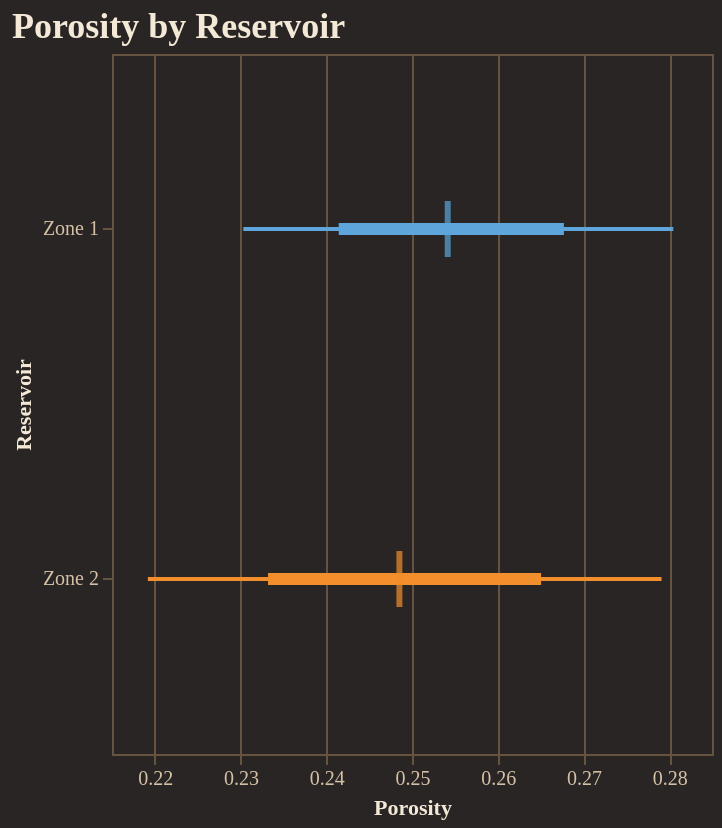

Write notebook code for a chart like this one.
### Code cell
fig = reporter.plotter.forest_plot(
    "Porosity", 
    backend=PLOTTING_BACKEND
)
fig.show()

### Figure 1 — Vega-Lite specification as saved in the notebook (floating-point values rounded to 4 significant figures)
{"config": {"background": "#292524", "view": {"fill": "#292524", "stroke": "#665340"}, "title": {"color": "#f4e9d7", "font": "Merriweather", "fontSize": 18, "fontWeight": 600, "subtitleColor": "#d5c2a6", "anchor": "start"}, "axis": {"domainColor": "#665340", "gridColor": "#665340", "tickColor": "#665340", "labelColor": "#d5c2a6", "titleColor": "#f4e9d7", "labelFont": "Merriweather", "titleFont": "Merriweather"}, "legend": {"titleColor": "#f4e9d7", "labelColor": "#d5c2a6", "labelFont": "Merriweather", "titleFont": "Merriweather", "orient": "top-right", "symbolType": "circle"}, "header": {"labelColor": "#d5c2a6", "titleColor": "#f4e9d7", "labelFont": "Merriweather", "titleFont": "Merriweather"}, "mark": {"color": "#c78d3b"}, "line": {"color": "#c78d3b"}, "bar": {"color": "#c78d3b"}, "point": {"color": "#ddb06d"}, "area": {"color": "#c78d3b", "opacity": 0.35}, "text": {"color": "#f4e9d7", "font": "Merriweather"}, "range": {"category": ["#5DA5DA", "#F28E2B", "#59C36A", "#E15759", "#B07AA1", "#4ECDC4", "#FF9DA7", "#EDC948"]}}, "layer": [{"mark": {"type": "rule", "strokeWidth": 2}, "encoding": {"color": {"field": "group", "legend": null, "type": "nominal"}, "x": {"field": "p10", "scale": {"zero": false}, "title": "Porosity", "type": "quantitative"}, "x2": {"field": "p90"}, "y": {"field": "group", "sort": ["Zone 1", "Zone 2"], "title": "Reservoir", "type": "nominal"}}}, {"mark": {"type": "rule", "strokeWidth": 6}, "encoding": {"color": {"field": "group", "legend": null, "type": "nominal"}, "x": {"field": "p25", "scale": {"zero": false}, "title": "Porosity", "type": "quantitative"}, "x2": {"field": "p75"}, "y": {"field": "group", "sort": ["Zone 1", "Zone 2"], "title": "Reservoir", "type": "nominal"}}}, {"mark": {"type": "tick", "color": "black", "size": 28, "thickness": 3}, "encoding": {"color": {"field": "group", "legend": null, "type": "nominal"}, "tooltip": [{"field": "group", "title": "Group", "type": "nominal"}, {"field": "p10", "title": "P10", "type": "quantitative"}, {"field": "p25", "title": "P25", "type": "quantitative"}, {"field": "median", "title": "Median", "type": "quantitative"}, {"field": "p75", "title": "P75", "type": "quantitative"}, {"field": "p90", "title": "P90", "type": "quantitative"}], "x": {"field": "median", "scale": {"zero": false}, "title": "Porosity", "type": "quantitative"}, "y": {"field": "group", "sort": ["Zone 1", "Zone 2"], "title": "Reservoir", "type": "nominal"}}}], "data": {"name": "data-0d9a906a83d5309e2dc892dbdaf2e86c"}, "height": 350, "title": "Porosity by Reservoir", "width": "container", "$schema": "https://vega.github.io/schema/vega-lite/v5.20.1.json", "datasets": {"data-0d9a906a83d5309e2dc892dbdaf2e86c": [{"group": "Zone 1", "p10": 0.2303, "p25": 0.2415, "median": 0.2542, "p75": 0.2677, "p90": 0.2805}, {"group": "Zone 2", "p10": 0.2192, "p25": 0.2332, "median": 0.2485, "p75": 0.2651, "p90": 0.2791}]}}
